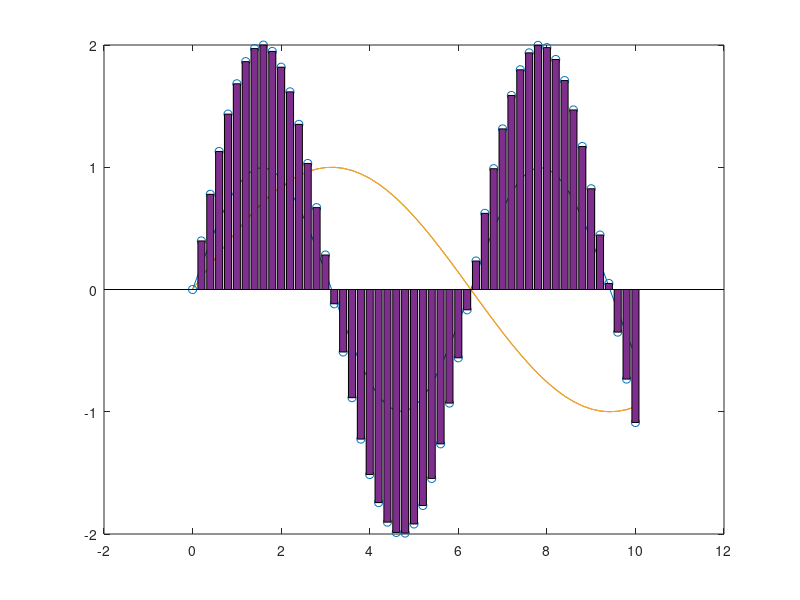

MATLAB code for this plot:
x = 0:0.2:10; 

y1 = sin(x);

plot(x,y1); 

hold on

y2 = sin(x/2); 

plot(x,y2); 
 
plot(x,y2);

y3 = 2*sin(x); 

scatter(x,y3)

bar(x,y3)


